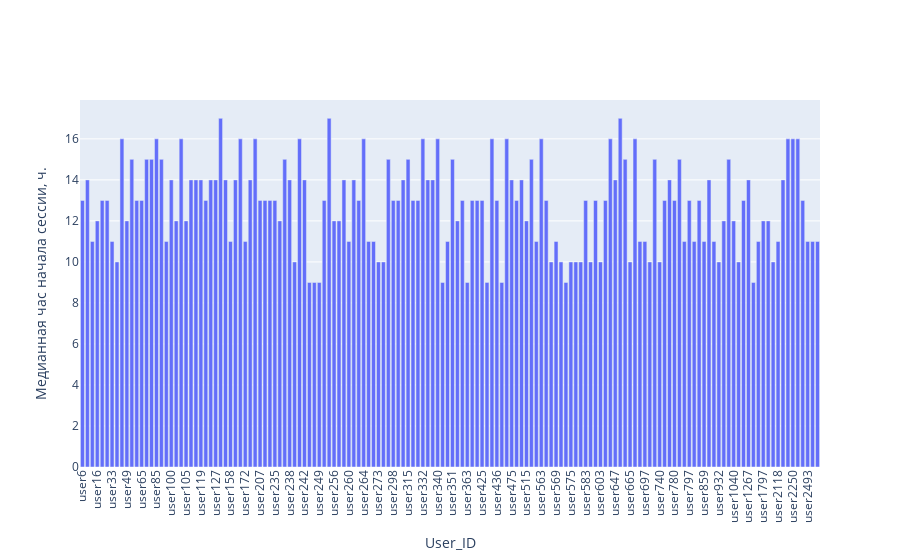

Notebook source saved alongside this figure:
### Code cell
data_viz =  go.Bar(
    x = list(map(lambda x: 'user'+x, map(str,d.keys()))),
    y = list(d.values())
)

fig = go.Figure(data = data_viz)
fig.update_xaxes(tickangle=-90)
fig.update_layout(xaxis_title='User_ID', yaxis_title=u'Медианная час начала сессии, ч.')
iplot(fig)

### Figure 1 — Plotly figure (JSON) as saved in the notebook; plotly's stock layout.template omitted (floating-point values rounded to 4 significant figures; data arrays with more than 128 entries replaced by an {"elided": "..."} marker saying what was removed)
{"data": [{"type": "bar", "x": {"elided": "150 str values"}, "y": {"elided": "150 int values"}}], "layout": {"xaxis": {"tickangle": -90, "title": {"text": "User_ID"}}, "yaxis": {"title": {"text": "Медианная час начала сессии, ч."}}}}
